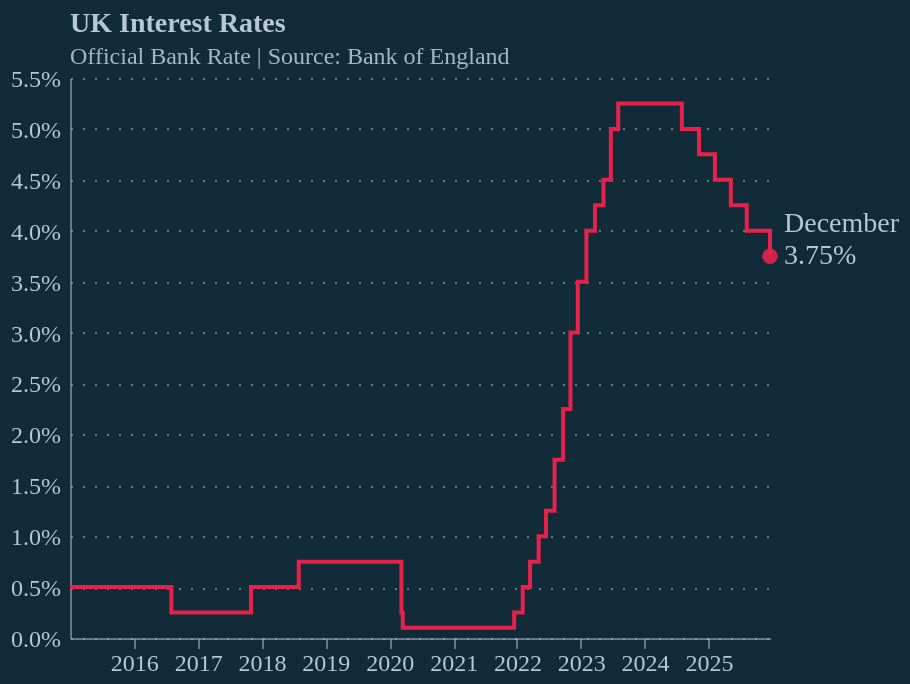

Here is the Vega-Lite specification saved for this chart:
### Vega-Lite specification from a JSON file in a GitHub repository (floating-point values rounded to 4 significant figures; data arrays with more than 128 entries replaced by an {"elided": "..."} marker saying what was removed)
{"config": {"background": "#122b39", "font": "Circular Std", "axis": {"labelColor": "#b4c8d8", "tickColor": "#b4c8d8", "domainColor": "#b4c8d8", "domainOpacity": 0.5, "title": null, "labelFontSize": 12}, "axisX": {"grid": false, "labelAngle": 0, "tickCount": 10, "tickOpacity": 0.5}, "axisY": {"gridColor": "#b4c8d8", "gridDash": [1, 5], "gridOpacity": 0.5, "labelPadding": 5, "tickCount": 8, "tickOpacity": 0.5, "ticks": false, "format": "%"}, "line": {"color": "#e6224b"}, "view": {"stroke": null, "continuousWidth": 350, "continuousHeight": 280}, "title": {"anchor": "start", "dx": 24, "fontSize": 14, "subtitleFontSize": 12, "color": "#b4c8d8", "subtitleColor": "#b4c8d8E6", "subtitlePadding": 4, "offset": -1}}, "layer": [{"data": {"name": "data-1983612e47cf824473e2b494aff05cf5"}, "mark": {"type": "line", "interpolate": "step-after"}, "encoding": {"x": {"field": "date", "type": "temporal"}, "y": {"field": "value", "type": "quantitative"}}}, {"data": {"name": "data-16a1d15d3970e6d053d21b98dbc2130c"}, "mark": {"type": "point", "color": "#e6224b", "filled": true, "opacity": 0.9, "size": 60}, "encoding": {"x": {"field": "date", "type": "temporal"}, "y": {"field": "value", "type": "quantitative"}}}, {"data": {"name": "data-16a1d15d3970e6d053d21b98dbc2130c"}, "mark": {"type": "text", "align": "left", "baseline": "middle", "color": "#b4c8d8", "dx": 7, "dy": 0, "fontSize": 14}, "encoding": {"text": {"field": "value", "format": ".2%", "type": "quantitative"}, "x": {"field": "date", "type": "temporal"}, "y": {"field": "value", "type": "quantitative"}}}, {"data": {"name": "data-16a1d15d3970e6d053d21b98dbc2130c"}, "mark": {"type": "text", "align": "left", "baseline": "middle", "color": "#b4c8d8", "dx": 7, "dy": -16, "fontSize": 14}, "encoding": {"text": {"field": "date", "format": "%B", "type": "temporal"}, "x": {"field": "date", "type": "temporal"}, "y": {"field": "value", "type": "quantitative"}}}], "title": {"text": "UK Interest Rates", "subtitle": ["Official Bank Rate | Source: Bank of England"], "dx": 30}, "$schema": "https://vega.github.io/schema/vega-lite/v5.20.1.json", "datasets": {"data-1983612e47cf824473e2b494aff05cf5": {"elided": "2773 records"}, "data-16a1d15d3970e6d053d21b98dbc2130c": [{"date": "2025-12-18T00:00:00", "value": 0.0375}]}, "width": 350, "height": 280}
